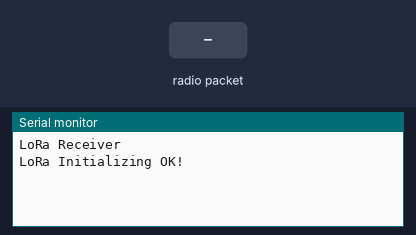
Simulated run of this sketch. Board: ESP32. On the bench: the last lines printed to the serial monitor. Inputs (shaded band) come from the test bench. WiFi joins after 1.5 s; servers stay silent unless stated; uploads are accepted with an empty reply; no radio packets arrive unless stated.

Above: at 2.3 s.
2.4 s: radio packet "1" arrives
At 3.0 s:
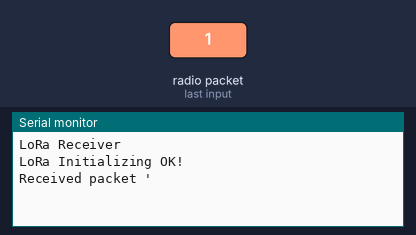
At 4.0 s:
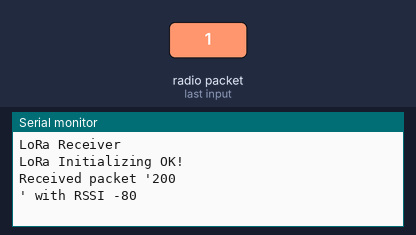

The sketch:

Gateway.ino
```cpp
/*********
  Modified from the examples of the Arduino LoRa library
  More resources: https://randomnerdtutorials.com
*********/

#include <SPI.h>
#include <LoRa.h>


#include <HTTPClient.h>   // Biblioteka do wysyłania żądań HTTP
#include <WiFiMulti.h>    // Biblioteka do zarządzania wieloma połączeniami Wi-Fi

//define the pins used by the transceiver module
#define ss 5
#define rst 14
#define dio0 2

const char* AP_SSID = "Trzmiel";  // Zamień na nazwę swojej sieci Wi-Fi
const char* AP_PWD = "RYZIDRUB";         // Zamień na hasło do swojej sieci Wi-Fi

WiFiMulti wifiMulti;

void setup() {
  //initialize Serial Monitor
  Serial.begin(115200);
  while (!Serial);
  Serial.println("LoRa Receiver");

  //setup LoRa transceiver module
  LoRa.setPins(ss, rst, dio0);

  wifiMulti.addAP(AP_SSID, AP_PWD);  // Dodaj siec Wi-Fi

  //replace the LoRa.begin(---E-) argument with your location's frequency
  //433E6 for Asia
  //866E6 for Europe
  //915E6 for North America
  while (!LoRa.begin(866E6)) {
    Serial.println(".");
    delay(500);
  }
  // Change sync word (0xF3) to match the receiver
  // The sync word assures you don't get LoRa messages from other LoRa transceivers
  // ranges from 0-0xFF
  LoRa.setSyncWord(0xF3);
  LoRa.setTxPower(20);
  LoRa.setSpreadingFactor(12);
  Serial.println("LoRa Initializing OK!");
}

void loop() {
  // Połącz się z siecią Wi-Fi
  if (wifiMulti.run() == WL_CONNECTED) {
    int packetSize = LoRa.parsePacket();
    if (packetSize) {
      // received a packet
      Serial.print("Received packet '");

      // read packet
      while (LoRa.available()) {
        String LoRaData = LoRa.readString();
        //Serial.print(LoRaData);
        Uplod2Server(LoRaData);
      }

      // print RSSI of packet
      Serial.print("' with RSSI ");
      Serial.println(LoRa.packetRssi());
    }
  } else {
    Serial.println("Nie połączono z siecią Wi-Fi");
  }
  // try to parse packet
}


void Uplod2Server(String Data) {
  HTTPClient http;

  // Ustaw adres URL i port serwera (zamień na dane swojego serwera)
  http.begin("http://192.168.148.144:4001/api/dane");

  // Ustaw nagłówek typu treści, aby wskazać dane JSON
  http.addHeader("Content-Type", "application/json");

  // Wyślij żądanie HTTP POST z danymi JSON
  int httpResponseCode = http.POST(Data);

  if (httpResponseCode > 0) {
    // Odczytaj odpowiedź z serwera (jeśli istnieje)
    String response = http.getString();
    Serial.println(httpResponseCode);
    Serial.println(response);
  } else {
    Serial.println("Błąd podczas wysyłania danych JSON");
  }
}
```

Measured:
- after the input at 2.4 s, the serial monitor: prints a new line at once (image 1)
